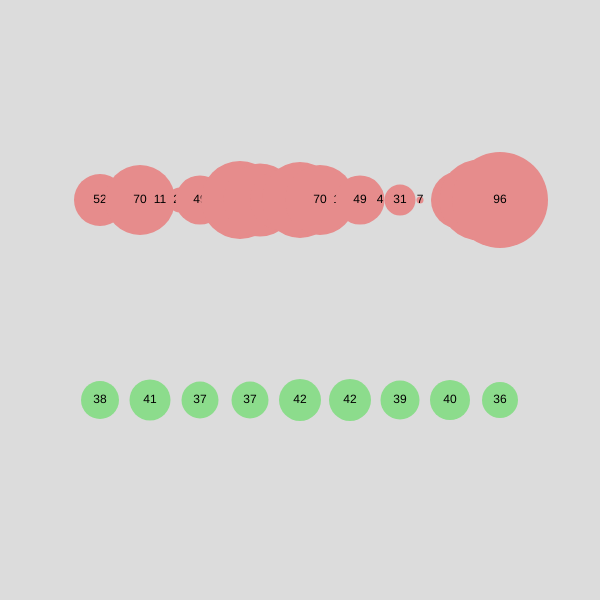
Frame 1 (no input)
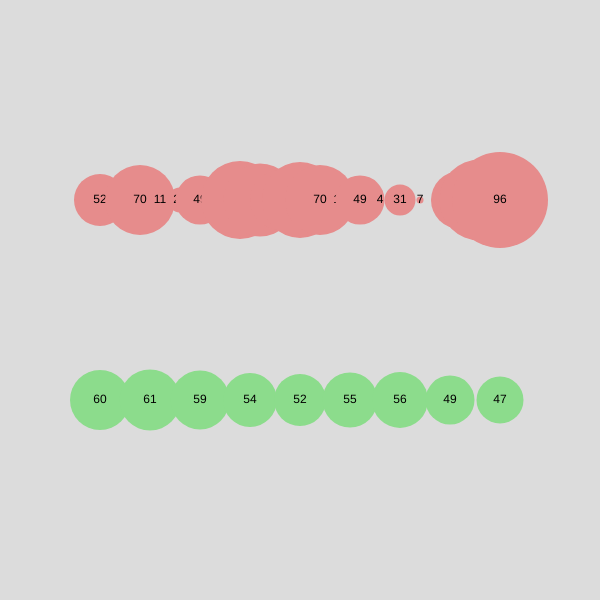
Frame 60 (no input)
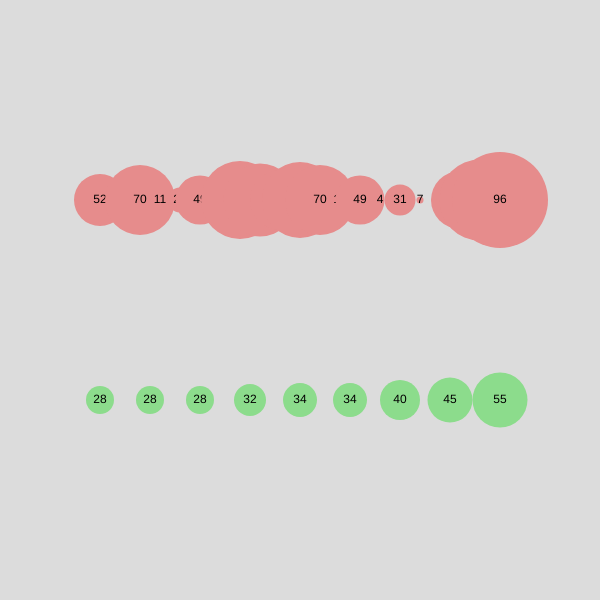
Frame 120 (the mouse pressed at the canvas centre since frame 60)

The p5.js sketch that drew these frames (run headless with seeded random() and noise() and a simulated clock; from frame 60 on, the mouse is pressed at the canvas centre):

// p5.js sketch
// ── sketch.js
// Random vs. Noise 
// Gary Wang
// Feb. 8th,2025
//
// A look at different ways to use
// unpredictability in our programs

let mySeed;
let noiseStart = 5;
let noiseTime = 5;
let noiseSpeed = 0.1;


function setup() {
  createCanvas(600,600);
  textAlign(CENTER, CENTER);
  mySeed = random(1000);
  //randomNumbers();
}

function draw() {
  noiseTime = noiseStart;
  randomSeed(mySeed);
  background(220);
  randomNumbers();
  noiseNumbers();
  noiseStart += noiseSpeed;
}

function noiseNumbers(){
  //display a line of several numbers
  //generated with the noise()function 1- 100
  let x = 100
  while(x <= 500){
    let randomNum = noise(noiseTime);//0-1 (normalized)
    randomNum = map(randomNum,0,1,1,100);//1-100
    randomNum = round(randomNum);
    fill(140, 220, 140); noStroke();
    circle(x,400,randomNum);
    fill(0);
    text(randomNum,x,400);
    x += 50;
    noiseTime += noiseSpeed;

  }

}

function randomNumbers(){
  //display a line of several numbers generated 
  // with the random() funciton.   1 - 10
  // - these should be uniformly distributed.
  let x = 100; //100, 150, 200. 250...500  
  while(x <= 500){
    let randomNum = round(random(1,100));
    fill(230,140,140); noStroke();
    circle(x, 200, randomNum);
    fill(0);
    text(randomNum,x, 200); //
    x += 20;
  }
}
